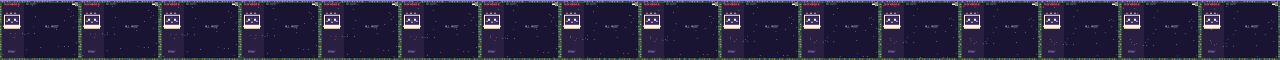
#> input picture decorations/korekore-christmas.png, 5120 x 240 px (shown at 1/4 size)
$ python -i make_edition.py   (imports and definitions only)
#> lines starting #> are read from the running program, lines starting #| are printed output that depends on the picture
#!/usr/bin/env python3
"""Build the edition image of a company edition (ADR-0026), which the factory writes to the box's `edition` partition.

Usage:
    tools/make_edition.py <character dir> <output.bin>

The Character directory has the layout of characters/<id>/ (in the private assets repo, never this one) with
pack.bin already built by tools/make-character.sh, and an edition.json:

    {"id": "acme", "name": "Acme Bot", "summary": "One sentence that says who it is.", "logo": "logo.png"}

The id must be the pack's Character id. "logo" is optional: an image in the same directory that the box shows for
about 2 s after it is switched on. It is scaled to fit the 320 x 240 screen; any border left over takes the color
of the image's top-left pixel, and transparent pixels become black. Needs Pillow. The image is checked before it is written. Byte layout: see
firmware-rs/core/src/edition.rs.
"""

from __future__ import annotations

import json
import struct
import sys
import zlib
from pathlib import Path

MAGIC = b"VBED"
VERSION = 1
HEADER_BYTES = 512
PACK_OFFSET = 4096
PARTITION_BYTES = 0x200000
ID_AT, NAME_AT, SUMMARY_AT, LOGO_AT = 8, 40, 104, 360
CRC_AT = HEADER_BYTES - 4
PACK_HEADER_BYTES = 1024
SCREEN_WIDTH, SCREEN_HEIGHT = 320, 240
LOGO_HEADER_BYTES = 8
MAX_RUN = 0xFFFF


def encode_logo(path: Path) -> bytes:
    """A boot logo from an image file: fitted to the screen, in RGB565 runs (see edition.rs)."""
#> called with path = '../decorations/korekore-christmas.png'
    from PIL import Image

    with Image.open(path) as source:
#> source is the input picture: PIL image 5120x240 RGB; mean R, G, B 42.8, 40.1, 64.2
        image = source.convert("RGBA")
    flat = Image.new("RGBA", image.size, (0, 0, 0, 255))
    flat.alpha_composite(image)
    flat = flat.convert("RGB")
    scale = min(SCREEN_WIDTH / flat.width, SCREEN_HEIGHT / flat.height)
#> scale = 0.0625
    size = (max(1, round(flat.width * scale)), max(1, round(flat.height * scale)))
#> size = (320, 15)
    screen = Image.new("RGB", (SCREEN_WIDTH, SCREEN_HEIGHT), flat.getpixel((0, 0)))
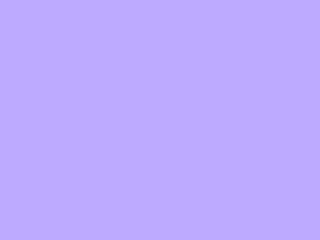
#> screen: PIL image 320x240 RGB; mean R, G, B 189, 170, 255
    screen.paste(flat.resize(size, Image.Resampling.LANCZOS), ((SCREEN_WIDTH - size[0]) // 2, (SCREEN_HEIGHT - size[1]) // 2))
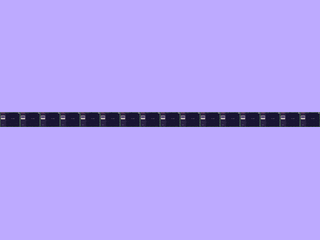
#> screen: PIL image 320x240 RGB; mean R, G, B 179.8, 161.8, 243
    rgb = screen.tobytes()
    return encode_runs([(rgb[at] >> 3) << 11 | (rgb[at + 1] >> 2) << 5 | rgb[at + 2] >> 3 for at in range(0, len(rgb), 3)])


def encode_runs(pixels: list[int]) -> bytes:
    """RGB565 pixels of the whole screen, row by row, as a logo."""
    if len(pixels) != SCREEN_WIDTH * SCREEN_HEIGHT:
        raise ValueError(f"a logo has {SCREEN_WIDTH * SCREEN_HEIGHT} pixels, not {len(pixels)}")
    logo = bytearray(b"LOGO" + struct.pack("<HH", SCREEN_WIDTH, SCREEN_HEIGHT))
    start = 0
    while start < len(pixels):
        end = start
        while end < len(pixels) and end - start < MAX_RUN and pixels[end] == pixels[start]:
            end += 1
        logo += struct.pack("<HH", end - start, pixels[start])
        start = end
#> this loop made 3138 passes
    return bytes(logo)


# [96 lines left out: functions check_logo, _field, pack_id, build, pack_of, check and 1 more, not called in this run]


# [2 lines not run here, left out]

>>> result = encode_logo('../decorations/korekore-christmas.png')

$ run again, on decorations/korekore-snow.png
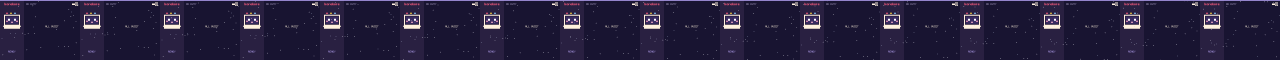
#> input picture decorations/korekore-snow.png, 5120 x 240 px (shown at 1/4 size)
#> in encode_logo, source is the input picture: PIL image 5120x240 RGB; mean R, G, B 38.9, 32.4, 62.2
#> in encode_logo, `screen.paste(flat.resize(size, Image.Resampling.LANCZOS), ((SCREEN_WID..`:
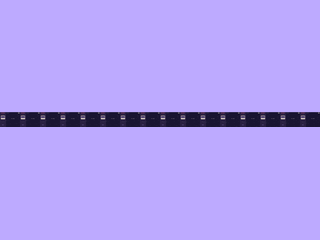
#> screen: PIL image 320x240 RGB; mean R, G, B 179.6, 161.4, 242.9
#> the loop in encode_runs, `while start < len(pixels):` made 2460 passes
#> start on passes 1 to 3: 35840, 35841, 35842
